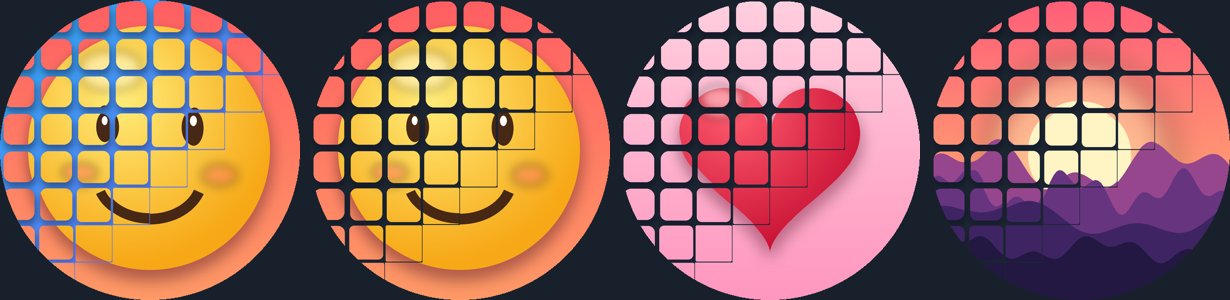
#> input picture branding/compare.png, 1230 x 300 px
$ python make_avatar.py compare.png subject_heart.png
#> lines starting #> are read from the running program, lines starting #| are printed output that depends on the picture; after the words box and inside, x2 and y2 are one past the last pixel; in counts of white or black regions, pixels touching at a corner belong together
"""Bot avatar + transition animation: a photo breaking into an emoji-pack grid.

    python branding/make_avatar.py path/to/photo.jpg [name]

With [name] the files get a suffix (avatar_<name>.png, ...), so variants don't overwrite each other.

Writes next to this script:
  avatar.png          512x512, the photo mid-transition (top-left whole, bottom-right tiles)
  avatar_grid.png     512x512, fully split into tiles
  transition.gif      photo -> tiles -> photo loop (for the bot's description picture)

Not deployed: this is a local helper (needs Pillow).
"""
import math
import os
import sys

from PIL import Image, ImageDraw, ImageFilter

OUT = os.path.dirname(os.path.abspath(__file__))
SIZE = 512        # final size
SS = 2            # supersampling for smooth edges
GRID = 8          # tiles per side, like the 8-per-row emoji panel
GIF_SIZE = 360    # the animation is smaller to keep the file light
BG_TOP, BG_BOTTOM = (42, 171, 238), (123, 97, 255)   # Telegram blue -> violet
# BG=dark in the environment: dark gaps like Telegram's night theme.
if os.environ.get('BG') == 'dark':
    BG_TOP, BG_BOTTOM = (23, 33, 43), (36, 47, 61)


def gradient(size):
    img = Image.new('RGB', (size, size))
    px = img.load()
    for y in range(size):
        for x in range(size):
            t = (x + y) / (2 * (size - 1))
            px[x, y] = tuple(round(a + (b - a) * t) for a, b in zip(BG_TOP, BG_BOTTOM))
    return img


def ease(t):
    t = max(0.0, min(1.0, t))
    return 1 - (1 - t) ** 3


def pop(t):
    """0..1 with a small overshoot, so tiles 'snap' into place."""
    t = max(0.0, min(1.0, t))
    s = 1.70158
    t -= 1
    return t * t * ((s + 1) * t + s) + 1


def frame(photo, progress, bg):
    """progress per tile = global progress shifted by the tile's diagonal position."""
    n = SIZE * SS
    tile = n // GRID
    canvas = bg.copy()
    shadow_layer = Image.new('RGBA', (n, n), (0, 0, 0, 0))
    tiles_layer = Image.new('RGBA', (n, n), (0, 0, 0, 0))
    sd = ImageDraw.Draw(shadow_layer)
    for r in range(GRID):
        for c in range(GRID):
            # Diagonal wave: top-left tiles split first.
            delay = (r + c) / (2 * (GRID - 1))
            p = pop((progress - delay * 0.6) / 0.4) if progress > 0 else 0.0
            p = max(0.0, p)
            scale = 1 - 0.16 * p               # gap between tiles
            radius = int(tile * 0.22 * min(1, p))
            lift = int(tile * 0.06 * min(1, p))  # floats up a little
            w = max(1, int(tile * scale))
            cx, cy = c * tile + tile // 2, r * tile + tile // 2 - lift
            x0, y0 = cx - w // 2, cy - w // 2
            piece = photo.crop((c * tile, r * tile, (c + 1) * tile, (r + 1) * tile)).resize((w, w), Image.LANCZOS)
            mask = Image.new('L', (w, w), 0)
            ImageDraw.Draw(mask).rounded_rectangle((0, 0, w - 1, w - 1), radius=radius, fill=255)
            if p > 0.02:
                a = int(110 * min(1, p))
                sd.rounded_rectangle((x0 + 4, y0 + lift + 10, x0 + w + 4, y0 + w + lift + 10), radius=radius, fill=(10, 10, 40, a))
            tiles_layer.paste(piece, (x0, y0), mask)
    shadow_layer = shadow_layer.filter(ImageFilter.GaussianBlur(tile * 0.09))
    canvas = canvas.convert('RGBA')
    canvas.alpha_composite(shadow_layer)
    canvas.alpha_composite(tiles_layer)
    return canvas.convert('RGB').resize((SIZE, SIZE), Image.LANCZOS)


def main():
    if len(sys.argv) < 2:
        sys.exit(__doc__)
    src = Image.open(sys.argv[1]).convert('RGB')
#> src is the input picture: PIL image 1230x300 RGB; mean R, G, B 149.7, 103.1, 90
    suffix = f'_{sys.argv[2]}' if len(sys.argv) > 2 else ''
    name = lambda base, ext: os.path.join(OUT, f'{base}{suffix}.{ext}')
    side = min(src.size)
#> side = 300
    # Center-crop square, a bit higher than center: faces are usually in the upper part.
    left = (src.width - side) // 2
#> left = 465
    top = max(0, min(src.height - side, int((src.height - side) * 0.35)))
#> top = 0
    photo = src.crop((left, top, left + side, top + side)).resize((SIZE * SS, SIZE * SS), Image.LANCZOS)
    bg = gradient(SIZE * SS)
#> in gradient, `img = Image.new('RGB', (size, size))`: img: PIL image 1024x1024 RGB; every value is 0
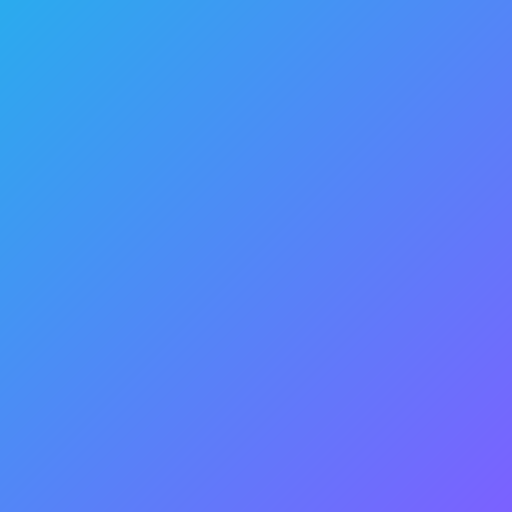
#> bg: PIL image 1024x1024 RGB (shown at 1/2 size); mean R, G, B 82.5, 134, 246.5

    frame(photo, 0.36, bg).save(name('avatar', 'png'))
#> in frame, `shadow_layer = Image.new('RGBA', (n, n), (0, 0, 0, 0))`: shadow_layer: PIL image 1024x1024 RGBA; every value is 0
#> after the loop in frame, `for r in range(GRID):`: mask: PIL image 128x128 L; every value is 255
#> after the loop in frame, `for r in range(GRID):`:
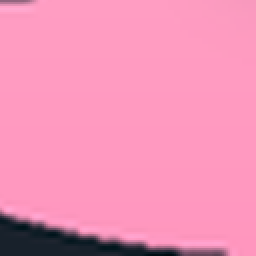
#> piece: PIL image 128x128 RGB (shown 2 times larger); mean R, G, B 240.2, 146.2, 182.8
    frame(photo, 1.0, bg).save(name('avatar_grid', 'png'))
#> call 2 of frame, with progress = 1
#> after the loop in frame (call 2), `for r in range(GRID):`:
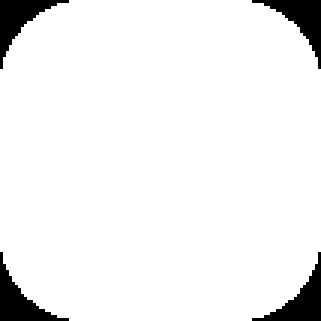
#> mask: PIL image 107x107 L (shown 3 times larger); 93.9% white; 4 black regions, box (x1, y1, x2, y2) and area: (0, 0, 23, 23) 174, (84, 0, 107, 23) 174, (0, 84, 23, 107) 174, (84, 84, 107, 107) 174
#> after the loop in frame (call 2), `for r in range(GRID):`:
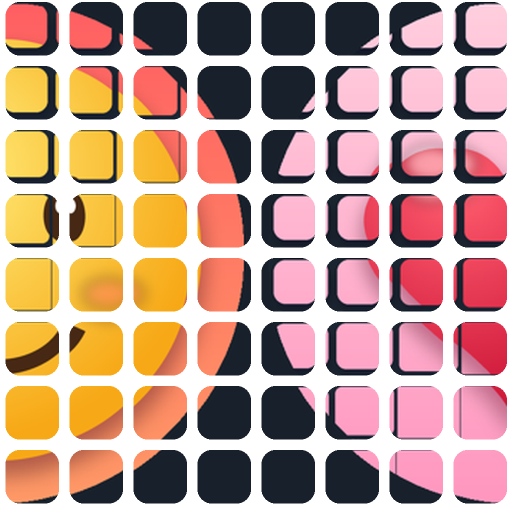
#> tiles_layer: PIL image 1024x1024 RGBA (shown at 1/2 size); mean R, G, B, A 107.2, 71.6, 58.8, 167.4; transparent parts drawn white
#> in frame (call 2), `shadow_layer = shadow_layer.filter(ImageFilter.GaussianBlur(tile * 0.0..`:
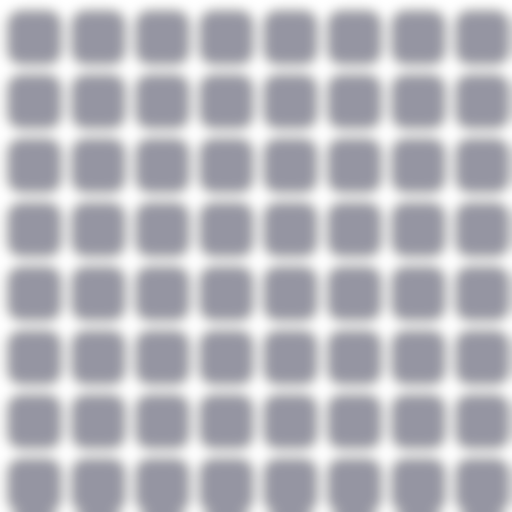
#> shadow_layer: PIL image 1024x1024 RGBA (shown at 1/2 size); mean R, G, B, A 6.7, 6.7, 26.7, 73.5; transparent parts drawn white

    frames, durations = [], []
    steps = 26
    hold = [frame(photo, 0.0, bg)]
    for i in range(steps + 1):
        frames.append(frame(photo, ease(i / steps) * 1.0, bg))
        durations.append(45)
#> after the loop, durations = 27 values from 45 to 45; frames = 27 items
    durations[0] = 700          # hold the photo
    durations[-1] = 1300        # hold the grid
    back = frames[-2:0:-1]
#> back = 25 items
    seq = hold + frames + back
#> seq = 53 items
    dur = [700] + durations + [35] * len(back)
#> dur = 53 values, max 1300 at index 27, min 35 at index 28, mean 88.68
    seq = [f.resize((GIF_SIZE, GIF_SIZE), Image.LANCZOS) for f in seq]
    seq[0].save(name('transition', 'gif'), save_all=True, append_images=seq[1:],
                duration=dur, loop=0, optimize=True)
    # How Telegram shows the avatar: a small circle.
    av = Image.open(name('avatar', 'png'))
    mask = Image.new('L', (SIZE, SIZE), 0)
#> mask: PIL image 512x512 L; every value is 0
    ImageDraw.Draw(mask).ellipse((0, 0, SIZE - 1, SIZE - 1), fill=255)
#> mask: PIL image 512x512 L; 78.5% white; 4 black regions, box (x1, y1, x2, y2) and area: (0, 0, 240, 240) 14089, (272, 0, 512, 240) 14089, (0, 272, 240, 512) 14089, (272, 272, 512, 512) 14089
    preview = Image.new('RGB', (SIZE + 220, SIZE), (24, 33, 43))
    preview.paste(av, (0, 0), mask)
    for i, d in enumerate((160, 80, 40)):
        small = av.resize((d, d), Image.LANCZOS)
        m = mask.resize((d, d), Image.LANCZOS)
        preview.paste(small, (SIZE + 30, 30 + sum((160, 80, 40)[:i]) + 20 * i), m)
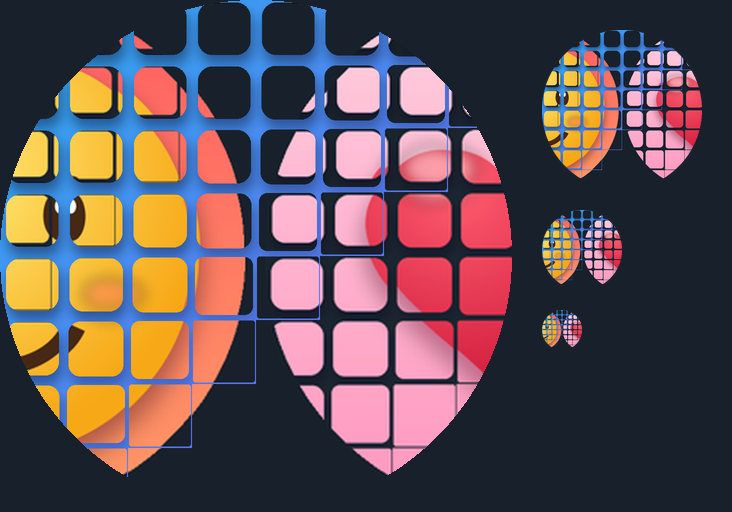
#> preview: PIL image 732x512 RGB; mean R, G, B 94.9, 78, 83.5
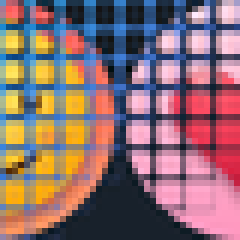
#> small: PIL image 40x40 RGB (shown 6 times larger); mean R, G, B 140.1, 108.5, 112.2
    preview.save(name('avatar_preview', 'png'))
    print('written to', OUT)


if __name__ == '__main__':
    main()
